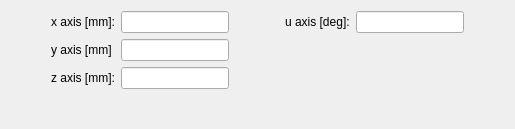
       <widget class="QWidget" name="positionTab">
        <attribute name="title">
         <string>position</string>
        </attribute>
        <layout class="QGridLayout" name="gridLayout_10">
         <item row="0" column="0">
          <layout class="QHBoxLayout" name="horizontalLayout">
           <item>
            <spacer name="horizontalSpacer_15">
             <property name="orientation">
              <enum>Qt::Horizontal</enum>
             </property>
             <property name="sizeHint" stdset="0">
              <size>
               <width>40</width>
               <height>20</height>
              </size>
             </property>
            </spacer>
           </item>
           <item>
            <layout class="QGridLayout" name="gridLayout_8">
             <item row="0" column="1">
              <widget class="QLineEdit" name="xAxisPositionLine2">
               <property name="sizePolicy">
                <sizepolicy hsizetype="Fixed" vsizetype="Fixed">
                 <horstretch>0</horstretch>
                 <verstretch>0</verstretch>
                </sizepolicy>
               </property>
               <property name="alignment">
                <set>Qt::AlignRight|Qt::AlignTrailing|Qt::AlignVCenter</set>
               </property>
              </widget>
             </item>
             <item row="2" column="2">
              <spacer name="horizontalSpacer_6">
               <property name="orientation">
                <enum>Qt::Horizontal</enum>
               </property>
               <property name="sizeType">
                <enum>QSizePolicy::Fixed</enum>
               </property>
               <property name="sizeHint" stdset="0">
                <size>
                 <width>50</width>
                 <height>16</height>
                </size>
               </property>
              </spacer>
             </item>
             <item row="1" column="2">
              <spacer name="horizontalSpacer_2">
               <property name="orientation">
                <enum>Qt::Horizontal</enum>
               </property>
               <property name="sizeType">
                <enum>QSizePolicy::Fixed</enum>
               </property>
               <property name="sizeHint" stdset="0">
                <size>
                 <width>50</width>
                 <height>16</height>
                </size>
               </property>
              </spacer>
             </item>
             <item row="0" column="3">
              <widget class="QLabel" name="label_69">
               <property name="text">
                <string>u axis [deg]:</string>
               </property>
              </widget>
             </item>
             <item row="1" column="0">
              <widget class="QLabel" name="label_67">
               <property name="text">
                <string>y axis [mm]</string>
               </property>
              </widget>
             </item>
             <item row="1" column="1">
              <widget class="QLineEdit" name="yAxisPositionLine2">
               <property name="sizePolicy">
                <sizepolicy hsizetype="Fixed" vsizetype="Fixed">
                 <horstretch>0</horstretch>
                 <verstretch>0</verstretch>
                </sizepolicy>
               </property>
               <property name="alignment">
                <set>Qt::AlignRight|Qt::AlignTrailing|Qt::AlignVCenter</set>
               </property>
              </widget>
             </item>
             <item row="0" column="2">
              <spacer name="horizontalSpacer">
               <property name="orientation">
                <enum>Qt::Horizontal</enum>
               </property>
               <property name="sizeType">
                <enum>QSizePolicy::Fixed</enum>
               </property>
               <property name="sizeHint" stdset="0">
                <size>
                 <width>50</width>
                 <height>16</height>
                </size>
               </property>
              </spacer>
             </item>
             <item row="0" column="4" colspan="2">
              <widget class="QLineEdit" name="uAxisPositionLine2">
               <property name="sizePolicy">
                <sizepolicy hsizetype="Fixed" vsizetype="Fixed">
                 <horstretch>0</horstretch>
                 <verstretch>0</verstretch>
                </sizepolicy>
               </property>
               <property name="text">
                <string/>
               </property>
               <property name="alignment">
                <set>Qt::AlignRight|Qt::AlignTrailing|Qt::AlignVCenter</set>
               </property>
              </widget>
             </item>
             <item row="2" column="1">
              <widget class="QLineEdit" name="zAxisPositionLine2">
               <property name="sizePolicy">
                <sizepolicy hsizetype="Fixed" vsizetype="Fixed">
                 <horstretch>0</horstretch>
                 <verstretch>0</verstretch>
                </sizepolicy>
               </property>
               <property name="alignment">
                <set>Qt::AlignRight|Qt::AlignTrailing|Qt::AlignVCenter</set>
               </property>
              </widget>
             </item>
             <item row="2" column="0">
              <widget class="QLabel" name="label_68">
               <property name="text">
                <string>z axis [mm]:</string>
               </property>
              </widget>
             </item>
             <item row="0" column="0">
              <widget class="QLabel" name="label_66">
               <property name="text">
                <string>x axis [mm]:</string>
               </property>
              </widget>
             </item>
            </layout>
           </item>
           <item>
            <spacer name="horizontalSpacer_16">
             <property name="orientation">
              <enum>Qt::Horizontal</enum>
             </property>
             <property name="sizeHint" stdset="0">
              <size>
               <width>40</width>
               <height>20</height>
              </size>
             </property>
            </spacer>
           </item>
          </layout>
         </item>
         <item row="1" column="0">
          <spacer name="verticalSpacer">
           <property name="orientation">
            <enum>Qt::Vertical</enum>
           </property>
           <property name="sizeHint" stdset="0">
            <size>
             <width>20</width>
             <height>29</height>
            </size>
           </property>
          </spacer>
         </item>
        </layout>
       </widget>
